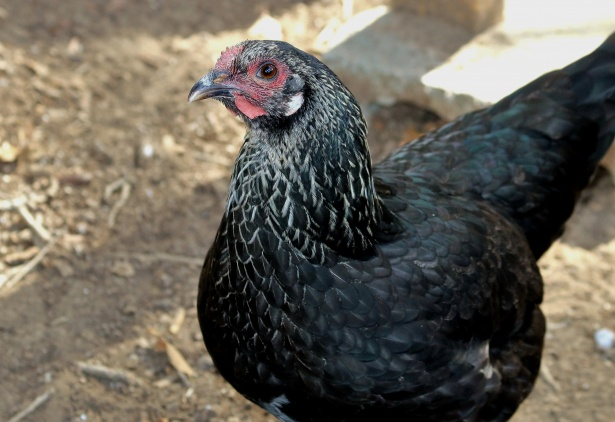
#> input picture recipe/images/chicken.jpg, 615 x 422 px
$ jupyter execute worm.ipynb
#> lines starting #> are read from the running program, lines starting #| are printed output that depends on the picture
[cell 1]
import cv2
import IPython.display
import PIL.Image

# Load a photo of Donald Trump
chicken = cv2.imread('images/chicken.jpg')
#> chicken is the input picture: shape (422, 615, 3); mean B, G, R 89.5, 100, 105.2

# Convert the image space from BGR (Blue, Green, Red) to RGB
chicken = cv2.cvtColor(chicken, cv2.COLOR_BGR2RGB)

# Resize Trump
chicken = cv2.resize(chicken,(800,450))
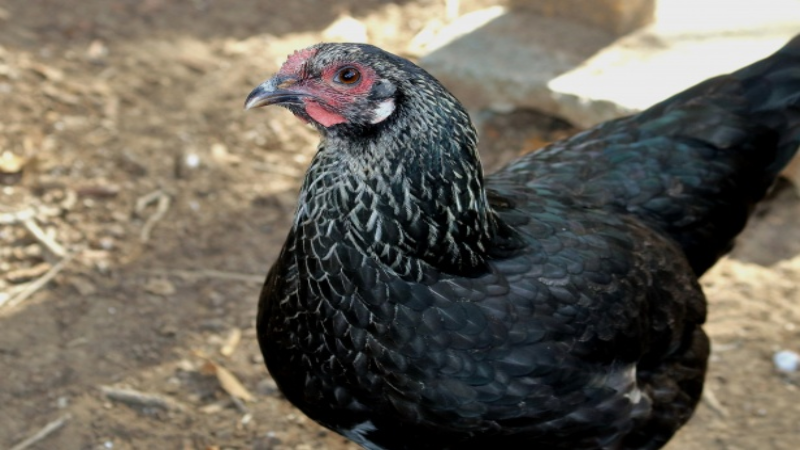
#> chicken: shape (450, 800, 3); mean R, G, B 105.1, 99.9, 89.4
# Draw a diagonal blue line with thickness of 5 px
cv2.ellipse(chicken,(300,100),(20,10),0,0,360,(250,225,0),-1)
cv2.ellipse(chicken,(310,100),(20,10),0,0,360,(225,200,0),-1)
cv2.ellipse(chicken,(330,100),(20,10),0,0,360,(250,225,0),-1)
cv2.ellipse(chicken,(340,100),(20,10),0,0,360,(225,200,0),-1)
cv2.ellipse(chicken,(350,100),(20,10),0,0,360,(250,225,0),-1)
cv2.ellipse(chicken,(360,100),(20,10),0,0,360,(225,200,0),-1)
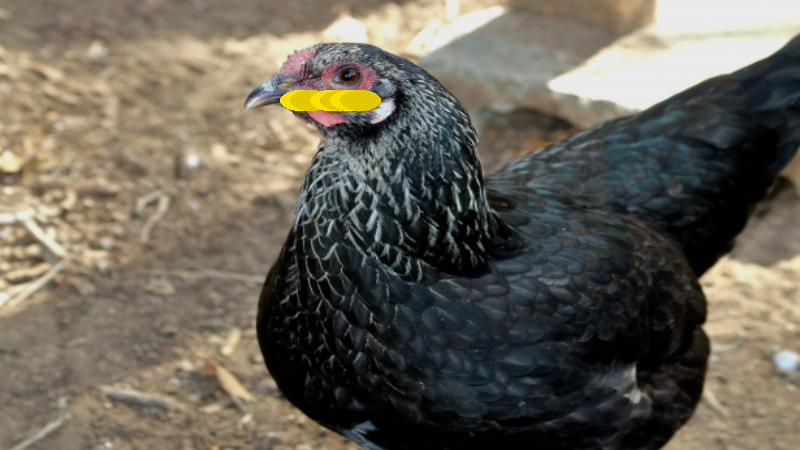
#> chicken: shape (450, 800, 3); mean R, G, B 105.7, 100.5, 88.8
# Show the image of Trump
IPython.display.display(PIL.Image.fromarray(chicken))

# CHALLENGE: Use the openCV documentation to draw red eyes on Donald Trump
# https://docs.opencv.org/3.1.0/dc/da5/tutorial_py_drawing_functions.html
